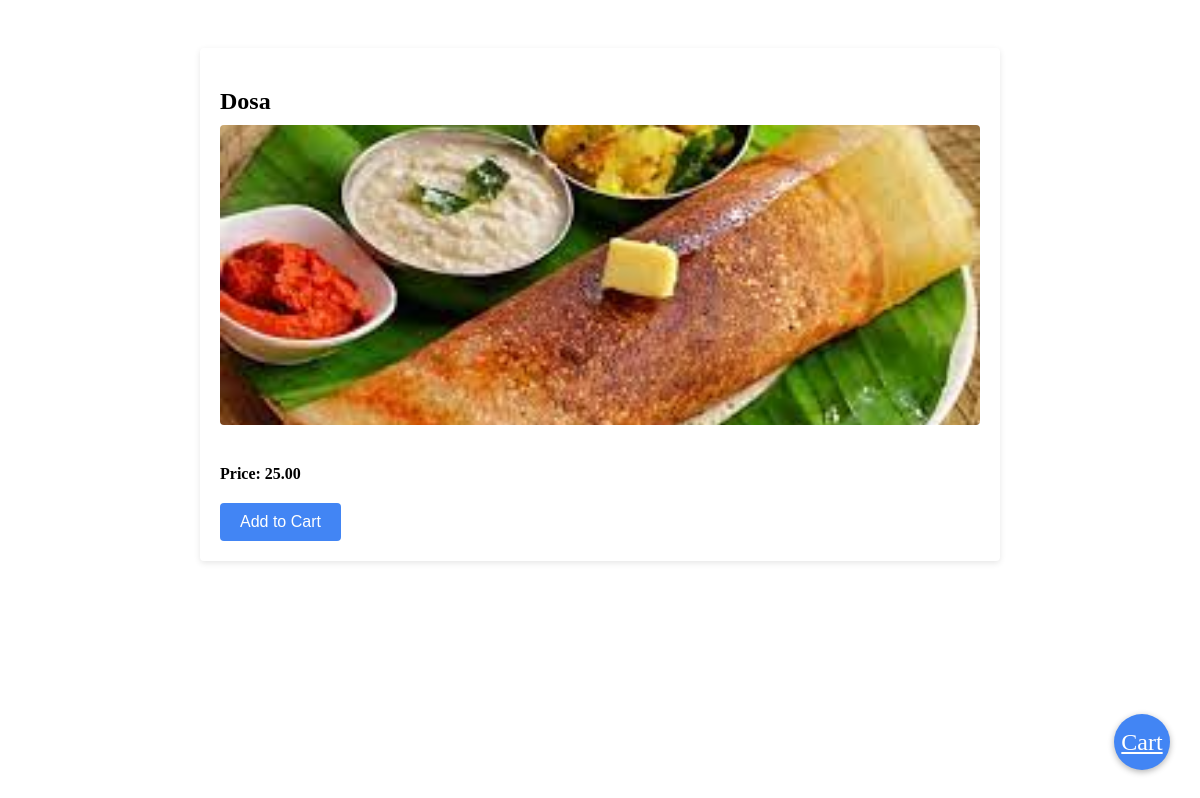
/product/1/, run on the app's committed database.
### order/models.py (models this page shows, shortened)
class Product(models.Model):
    name = models.CharField(max_length=100)
    price = models.DecimalField(max_digits=6, decimal_places=2)
    image = models.ImageField(upload_to='product_images', default='default_product_image.jpg')

### order/views.py (the view)
# urls.py: path('product/<int:product_id>/', views.product, name='product'),
def product(request, product_id):
    product = get_object_or_404(Product, pk=product_id)
    return render(request, 'product.html', {'product': product})

### order/templates/product.html (shortened to what this page needs)
<!DOCTYPE html>
<html>
<head>
</head>
<body>
  <div class="container">
    <div class="product-details">
      <h2>{{ product.name }}</h2>
      <img src="{{ product.image.url }}" alt="{{ product.name }}" class="product-image">
      <p class="product-price">Price: {{ product.price }}</p>
      <button class="add-to-cart-btn">Add to Cart</button>
    </div>
  </div>
  <a href="{% url 'cart' %}" class="fab">Cart</a>
</body>
</html>

### order/templates/product.html (style rules this page uses)
.fab { position: fixed; bottom: 30px; right: 30px; background-color: #4285f4; color: #fff; width: 56px; height: 56px; border-radius: 50%; text-align: center; line-height: 56px; font-size: 24px; cursor: pointer; box-shadow: 0px 2px 6px rgba(0, 0, 0, 0.3); }
.container { max-width: 800px; margin: 0 auto; padding: 40px 20px; }
.product-details { background-color: #fff; border-radius: 4px; box-shadow: 0 2px 6px rgba(0, 0, 0, 0.1); padding: 20px; }
.product-details h2 { font-weight: bold; margin-bottom: 10px; }
.product-details .product-image { width: 100%; max-height: 300px; object-fit: cover; border-radius: 4px; margin-bottom: 20px; }
.product-details .product-price { font-weight: bold; margin-bottom: 10px; }
.product-details .add-to-cart-btn { background-color: #4285f4; color: #fff; border: none; border-radius: 4px; padding: 10px 20px; font-size: 16px; cursor: pointer; }

### data on the page
Product: name "Dosa", image (picture), price "25.00"
